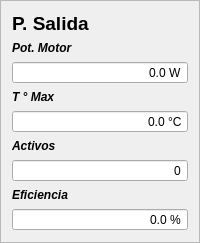
                 <widget class="QFrame" name="frame_4">
                  <property name="frameShape">
                   <enum>QFrame::StyledPanel</enum>
                  </property>
                  <property name="frameShadow">
                   <enum>QFrame::Raised</enum>
                  </property>
                  <layout class="QGridLayout" name="gridLayout_12">
                   <item row="0" column="0">
                    <layout class="QVBoxLayout" name="verticalLayout_10">
                     <item>
                      <widget class="QLabel" name="label_5">
                       <property name="font">
                        <font>
                         <pointsize>14</pointsize>
                         <weight>75</weight>
                         <bold>true</bold>
                        </font>
                       </property>
                       <property name="text">
                        <string>P. Salida</string>
                       </property>
                      </widget>
                     </item>
                     <item>
                      <widget class="QLabel" name="label_27">
                       <property name="font">
                        <font>
                         <weight>75</weight>
                         <italic>true</italic>
                         <bold>true</bold>
                        </font>
                       </property>
                       <property name="text">
                        <string>Pot. Motor</string>
                       </property>
                      </widget>
                     </item>
                     <item>
                      <widget class="QDoubleSpinBox" name="doubleSpinBox_17">
                       <property name="alignment">
                        <set>Qt::AlignRight|Qt::AlignTrailing|Qt::AlignVCenter</set>
                       </property>
                       <property name="readOnly">
                        <bool>true</bool>
                       </property>
                       <property name="buttonSymbols">
                        <enum>QAbstractSpinBox::NoButtons</enum>
                       </property>
                       <property name="suffix">
                        <string> W</string>
                       </property>
                       <property name="decimals">
                        <number>1</number>
                       </property>
                       <property name="maximum">
                        <double>100000.000000000000000</double>
                       </property>
                      </widget>
                     </item>
                     <item>
                      <widget class="QLabel" name="label_28">
                       <property name="font">
                        <font>
                         <weight>75</weight>
                         <italic>true</italic>
                         <bold>true</bold>
                        </font>
                       </property>
                       <property name="text">
                        <string>T ° Max</string>
                       </property>
                      </widget>
                     </item>
                     <item>
                      <widget class="QDoubleSpinBox" name="doubleSpinBox_18">
                       <property name="alignment">
                        <set>Qt::AlignRight|Qt::AlignTrailing|Qt::AlignVCenter</set>
                       </property>
                       <property name="readOnly">
                        <bool>true</bool>
                       </property>
                       <property name="buttonSymbols">
                        <enum>QAbstractSpinBox::NoButtons</enum>
                       </property>
                       <property name="suffix">
                        <string> °C</string>
                       </property>
                       <property name="decimals">
                        <number>1</number>
                       </property>
                       <property name="maximum">
                        <double>1000.000000000000000</double>
                       </property>
                      </widget>
                     </item>
                     <item>
                      <widget class="QLabel" name="label_29">
                       <property name="font">
                        <font>
                         <weight>75</weight>
                         <italic>true</italic>
                         <bold>true</bold>
                        </font>
                       </property>
                       <property name="text">
                        <string>Activos</string>
                       </property>
                      </widget>
                     </item>
                     <item>
                      <widget class="QSpinBox" name="spinBox_19">
                       <property name="alignment">
                        <set>Qt::AlignRight|Qt::AlignTrailing|Qt::AlignVCenter</set>
                       </property>
                       <property name="readOnly">
                        <bool>true</bool>
                       </property>
                       <property name="buttonSymbols">
                        <enum>QAbstractSpinBox::NoButtons</enum>
                       </property>
                      </widget>
                     </item>
                     <item>
                      <widget class="QLabel" name="label_30">
                       <property name="font">
                        <font>
                         <weight>75</weight>
                         <italic>true</italic>
                         <bold>true</bold>
                        </font>
                       </property>
                       <property name="text">
                        <string>Eficiencia</string>
                       </property>
                      </widget>
                     </item>
                     <item>
                      <widget class="QDoubleSpinBox" name="doubleSpinBox_20">
                       <property name="alignment">
                        <set>Qt::AlignRight|Qt::AlignTrailing|Qt::AlignVCenter</set>
                       </property>
                       <property name="readOnly">
                        <bool>true</bool>
                       </property>
                       <property name="buttonSymbols">
                        <enum>QAbstractSpinBox::NoButtons</enum>
                       </property>
                       <property name="suffix">
                        <string> %</string>
                       </property>
                       <property name="decimals">
                        <number>1</number>
                       </property>
                      </widget>
                     </item>
                    </layout>
                   </item>
                  </layout>
                 </widget>
